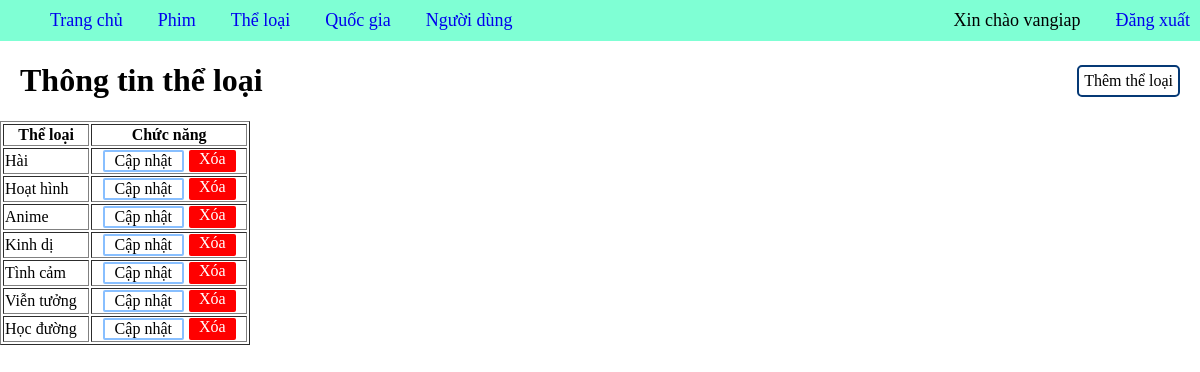
/buoi2/index.php?page_layout=theloai (signed in), run on the app's committed database.
### tables this page shows
CREATE TABLE IF not EXISTS the_loai(
    id INT AUTO_INCREMENT PRIMARY KEY,
    ten_the_loai VARCHAR(50)
);

### buoi2/theloai/theloai.php (the view, shortened to what this page needs)
<!DOCTYPE html>
<html lang="en">
<head>
</head>
<body>
    <div style="display: flex; justify-content: space-between; align-items: center; margin: 0 20px">
        <h1>Thông tin thể loại</h1>
        <a class="btn them" href="index.php?page_layout=themtheloai">Thêm thể loại</a>
    </div>
    <table border=1>
        <tr>
            <th>Thể loại</th>
            <th>Chức năng</th>
        </tr>
        <?php
            include("connect.php");
            $sql = "SELECT * FROM the_loai";
            $result = mysqli_query($conn, $sql);
            while($row = mysqli_fetch_array($result)){
        ?>
        <tr>
            <td><?php echo $row["ten_the_loai"] ?></td>
            <td class="chuc-nang">
                <a class="btn sua" href="index.php?page_layout=capnhattheloai&id=<?php echo $row["id"]; ?>">Cập nhật</a>
                <a class="btn xoa" href="theloai/xoatheloai.php?id=<?php echo $row["id"]; ?>">Xóa</a>
            </td>
        </tr>
        <?php } ?>
    </table>
</body>
</html>

### buoi2/index.php (style rules this page uses)
body { margin: 0; }
a { text-decoration: none; }

### buoi2/theloai/theloai.php (style rules this page uses)
table { width: 250px; }
.sua { color: black; border: 2px solid #88bfff; padding: 0 10px; border-radius: 2px }
.xoa { color: white; padding: 0 10px; background: red; border-radius: 2px }
.chuc-nang { display: flex; justify-content: center; gap: 5px }
.btn { display: flex; }
.them { color: black; padding: 5px; border: 2px solid #053975ff; border-radius: 5px }

### data on the page
the_loai: ten_the_loai "Hài"
the_loai: ten_the_loai "Hoạt hình"
the_loai: ten_the_loai "Anime"
the_loai: ten_the_loai "Kinh dị"
the_loai: ten_the_loai "Tình cảm"
the_loai: ten_the_loai "Viễn tưởng"
the_loai: ten_the_loai "Học đường"

### other printed values
$_SESSION["username"] "vangiap"
